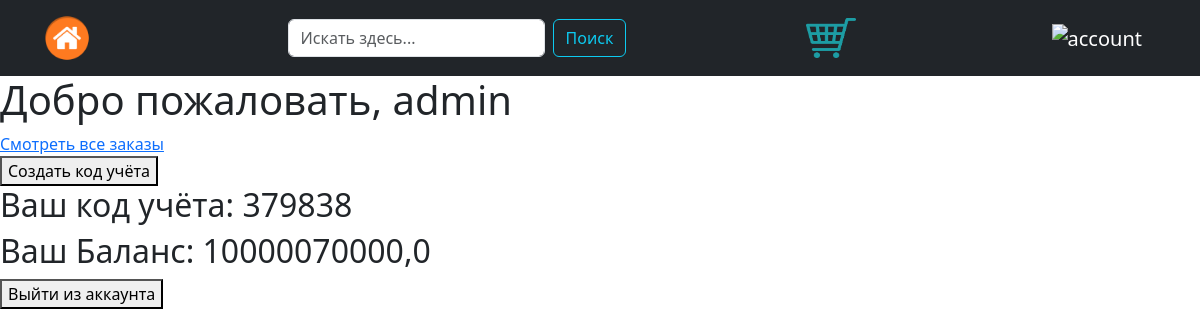
/profile/ (signed in), run on an earlier commit of the app's database.
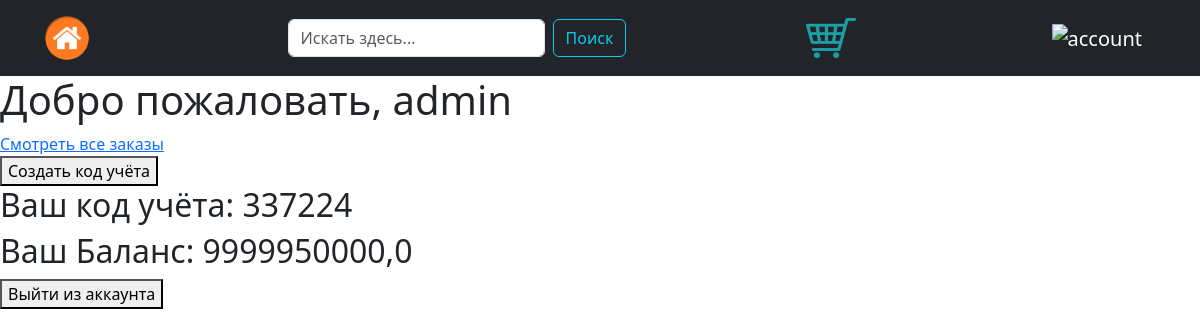
And on a later commit of the database.
### main/models.py (models this page shows)
class User(AbstractUser):
    name = models.CharField(verbose_name='ФИО', blank=True, null=True, max_length=100)
    balance = models.FloatField(verbose_name='Баланс', blank=True, null=True, default=0)
    extra_info = models.TextField(verbose_name='Дополнительная информация', max_length=1000, blank=True, null=True)
    registration_code = models.IntegerField(verbose_name='Код учёта', blank=True, null=True)
    registration_code_flag = models.BooleanField(verbose_name='без имени', blank=True, null=True, default=0)
    total_purchase = models.FloatField(default=0)

### main/views.py (the view)
# urls.py: path('profile/', views.profile_view, name="profile"),
@login_required
def profile_view(request):
    user = request.user
    if user.registration_code_flag == 0:
        a = 0
        user.registration_code = a
    if request.method == 'POST':
        a = random.randint(1, 1000000)
        flag = True
        user.registration_code = a
        user.registration_code_flag = flag
        user.save()
    return render(request, 'main/profile.html')

### main/templates/main/profile.html (shortened to what this page needs)
{% extends 'main/layout.html' %}
{% load static %}
{% block content %}
<h1> Добро пожаловать, {{ user.username }}</h1>
<a href ="{% url 'main:orders_detail' %}"> Смотреть все заказы </a>
<form method="post">
  <button type="submit">Создать код учёта</button>
</form>
<h2> Ваш код учёта: {{ user.registration_code }}</h2>
<h2> Ваш Баланс: {{ user.balance }}</h2>
<form action="{% url 'logout' %}?next={% url 'main:profile' %}" method="post">
  <button type="submit">Выйти из аккаунта</button>
</form>
{% endblock %}

What changed in the data, as far as the page shows it:
changed User "admin": registration_code "379838" → "337224"; balance "10000070000,0" → "9999950000,0"
